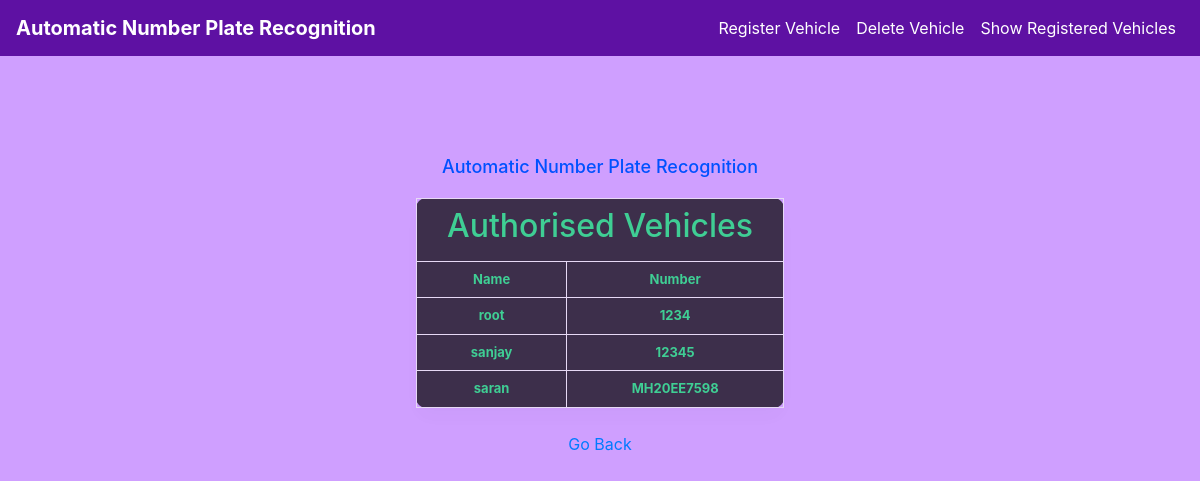
The app's page /viewnumbersreg, older data.
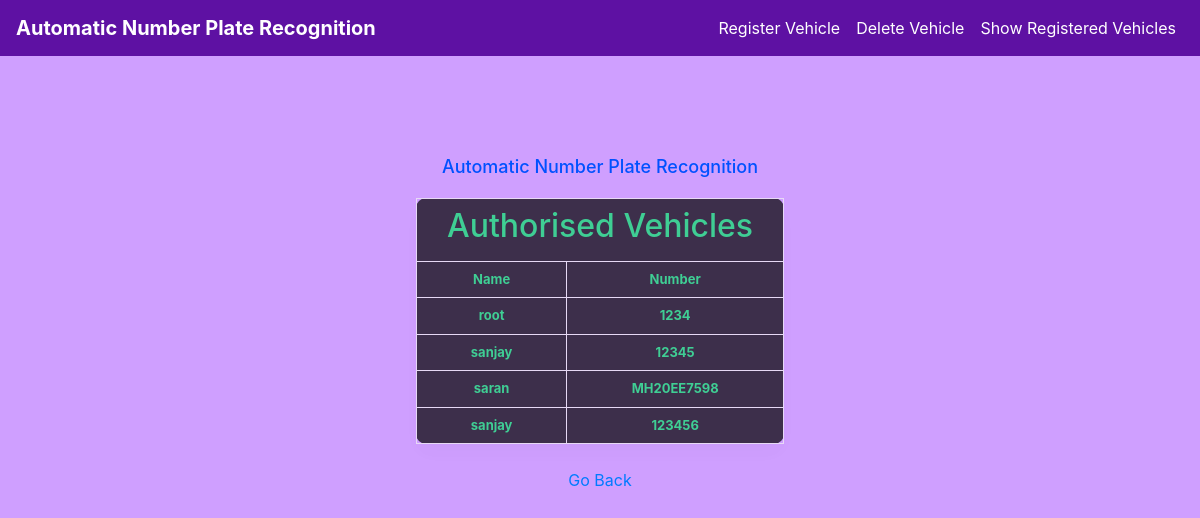
The same page, newer data.
### myproject/models.py (models this page shows, shortened)
class NumberPlate(db.Model):
    __tablename__ = "number_plate"
    reg_number = db.Column(db.String(64), unique=True, index=True, primary_key=True)
    reg_name = db.Column(db.String(64))

### app.py (the view)
@app.route('/viewnumbersreg', methods=['POST','GET'])
def viewsal():
    if request.method == 'GET':
        strn=""
        conn = sqlite3.connect('myproject/data.sqlite')
        conn.row_factory = sqlite3.Row
        cur = conn.cursor()
        cur.execute("select * from number_plate")
        rows = cur.fetchall()
        lst=[]
        for records in rows:
            strn="Name: "+records[1]+" -> Number: "+records[0]
            lst.append(strn)
            strn=""
        lst = '\n'.join(lst)
        print(lst)
        conn.close()
        return render_template("registered.html",rows = rows)

### myproject/templates/registered.html (shortened to what this page needs)
<!DOCTYPE html>
<html>
    <head>
        <link rel="stylesheet" href="https://maxcdn.bootstrapcdn.com/bootstrap/4.5.2/css/bootstrap.min.css">
  <link rel="stylesheet" href="https://cdnjs.cloudflare.com/ajax/libs/font-awesome/4.7.0/css/font-awesome.min.css">
     </head>
<body  style="background-color: #CF9FFF;">
    <div class="main_div">
        <div class="navbar navbar-expand-md">
         <a href="http://127.0.0.1:5000/" class="navbar-brand font-weight-bold text-white text-center">Automatic Number Plate Recognition</a>
          <div class="collapse navbar-collapse text-center" id="collapsenavbar">
             <ul class="navbar-nav ml-auto">
                 <li class="nav-item">
                     <a href="http://127.0.0.1:5000/register" class="nav-link text-white">Register Vehicle</a></li>
                 <li class="nav-item">
                     <a href="http://127.0.0.1:5000/deleterow" class="nav-link text-white">Delete Vehicle</a></li>
                 <li class="nav-item">
                     <a href="http://127.0.0.1:5000/viewnumbersreg" class="nav-link text-white">Show Registered Vehicles</a></li>
                  </ul>
           </div>
        </div>
        <center><h1 style="margin-top: 100px;color: rgb(0, 81, 255);">Automatic Number Plate Recognition</h1><center></center>
    <center><table>
        <tr>
           <td colspan="2"><center><h2>Authorised Vehicles</h2></center></td>
        </tr>
        <tr>
            <td  align="center">Name</td>
            <td  align="center">Number</td>
        </tr>
        {% for row in rows %}
        <tr>
            <td  align="center">{{row["reg_name"]}}</td>
            <td  align="center">{{row["reg_number"]}}</td>
        </tr>
        {% endfor %}
     </table>
    </center>
<br>
<center><a href="http://localhost:5000">Go Back</a></center>
</body>
</html>

### myproject/templates/registered.html (style rules this page uses)
* { margin:0; padding:0; box-sizing:border-box; }
.navbar { width:100%; white-space:nowrap; background-color: #5E11A3; }
.main_div { width:100%; height:100vh; }
h1 { font-size:18px; color:#000; text-align:center; margin-top:-20px; margin-bottom:20px; }
table { border-collapse:collapse; background-color:black; box-shadow:0 10px 20px 0 rgba(0,0,0,0.03); border-radius: 10px; border-collapse:collapse; table-layout:fixed; opacity:0.7; color:#F7CC1A; font-weight:bold; margin:auto; }
th,td { border:1px solid #f2f2f2; padding:8px 30px; text-align:center; opacity:0.9; color:#04FB73 ; }
td { font-size:13px; }

Row changes from the older to the newer data that the page shows:
added NumberPlate: reg_name "sanjay", reg_number "123456"
